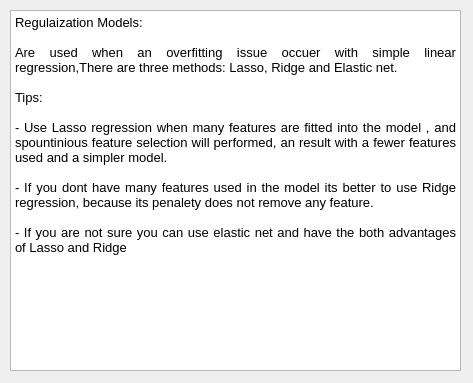
<?xml version="1.0" encoding="UTF-8"?>
<ui version="4.0">
 <class>Regulaization_tutorial_2</class>
 <widget class="QDialog" name="Regulaization_tutorial_2">
  <property name="geometry">
   <rect>
    <x>0</x>
    <y>0</y>
    <width>473</width>
    <height>383</height>
   </rect>
  </property>
  <property name="windowTitle">
   <string>Regulaization tutorial</string>
  </property>
  <property name="windowIcon">
   <iconset>
    <normaloff>../feather/book.svg</normaloff>../feather/book.svg</iconset>
  </property>
  <widget class="QTextBrowser" name="Regulaization_tutorial">
   <property name="geometry">
    <rect>
     <x>10</x>
     <y>10</y>
     <width>451</width>
     <height>361</height>
    </rect>
   </property>
   <property name="html">
    <string>&lt;!DOCTYPE HTML PUBLIC &quot;-//W3C//DTD HTML 4.0//EN&quot; &quot;http://www.w3.org/TR/REC-html40/strict.dtd&quot;&gt;
&lt;html&gt;&lt;head&gt;&lt;meta name=&quot;qrichtext&quot; content=&quot;1&quot; /&gt;&lt;style type=&quot;text/css&quot;&gt;
p, li { white-space: pre-wrap; }
&lt;/style&gt;&lt;/head&gt;&lt;body style=&quot; font-family:'MS Shell Dlg 2'; font-size:9.75pt; font-weight:400; font-style:normal;&quot;&gt;
&lt;p style=&quot; margin-top:0px; margin-bottom:0px; margin-left:0px; margin-right:0px; -qt-block-indent:0; text-indent:0px;&quot;&gt;Regulaization Models:&lt;/p&gt;
&lt;p align=&quot;justify&quot; style=&quot;-qt-paragraph-type:empty; margin-top:0px; margin-bottom:0px; margin-left:0px; margin-right:0px; -qt-block-indent:0; text-indent:0px;&quot;&gt;&lt;br /&gt;&lt;/p&gt;
&lt;p align=&quot;justify&quot; style=&quot; margin-top:0px; margin-bottom:0px; margin-left:0px; margin-right:0px; -qt-block-indent:0; text-indent:0px;&quot;&gt;Are used when an overfitting issue occuer with simple linear regression,There are three methods: Lasso, Ridge and Elastic net.&lt;/p&gt;
&lt;p align=&quot;justify&quot; style=&quot;-qt-paragraph-type:empty; margin-top:0px; margin-bottom:0px; margin-left:0px; margin-right:0px; -qt-block-indent:0; text-indent:0px;&quot;&gt;&lt;br /&gt;&lt;/p&gt;
&lt;p align=&quot;justify&quot; style=&quot; margin-top:0px; margin-bottom:0px; margin-left:0px; margin-right:0px; -qt-block-indent:0; text-indent:0px;&quot;&gt;Tips:&lt;/p&gt;
&lt;p align=&quot;justify&quot; style=&quot;-qt-paragraph-type:empty; margin-top:0px; margin-bottom:0px; margin-left:0px; margin-right:0px; -qt-block-indent:0; text-indent:0px;&quot;&gt;&lt;br /&gt;&lt;/p&gt;
&lt;p align=&quot;justify&quot; style=&quot; margin-top:0px; margin-bottom:0px; margin-left:0px; margin-right:0px; -qt-block-indent:0; text-indent:0px;&quot;&gt;- Use Lasso regression when many features are fitted into the model , and spountinious feature selection will performed, an result with a fewer features used and a simpler model.&lt;/p&gt;
&lt;p align=&quot;justify&quot; style=&quot;-qt-paragraph-type:empty; margin-top:0px; margin-bottom:0px; margin-left:0px; margin-right:0px; -qt-block-indent:0; text-indent:0px;&quot;&gt;&lt;br /&gt;&lt;/p&gt;
&lt;p align=&quot;justify&quot; style=&quot; margin-top:0px; margin-bottom:0px; margin-left:0px; margin-right:0px; -qt-block-indent:0; text-indent:0px;&quot;&gt;- If you dont have many features used in the model its better to use Ridge regression, because its penalety does not remove any feature. &lt;/p&gt;
&lt;p align=&quot;justify&quot; style=&quot;-qt-paragraph-type:empty; margin-top:0px; margin-bottom:0px; margin-left:0px; margin-right:0px; -qt-block-indent:0; text-indent:0px;&quot;&gt;&lt;br /&gt;&lt;/p&gt;
&lt;p align=&quot;justify&quot; style=&quot; margin-top:0px; margin-bottom:0px; margin-left:0px; margin-right:0px; -qt-block-indent:0; text-indent:0px;&quot;&gt;- If you are not sure you can use elastic net and have the both advantages of Lasso and Ridge&lt;/p&gt;&lt;/body&gt;&lt;/html&gt;</string>
   </property>
  </widget>
 </widget>
 <resources/>
 <connections/>
</ui>
